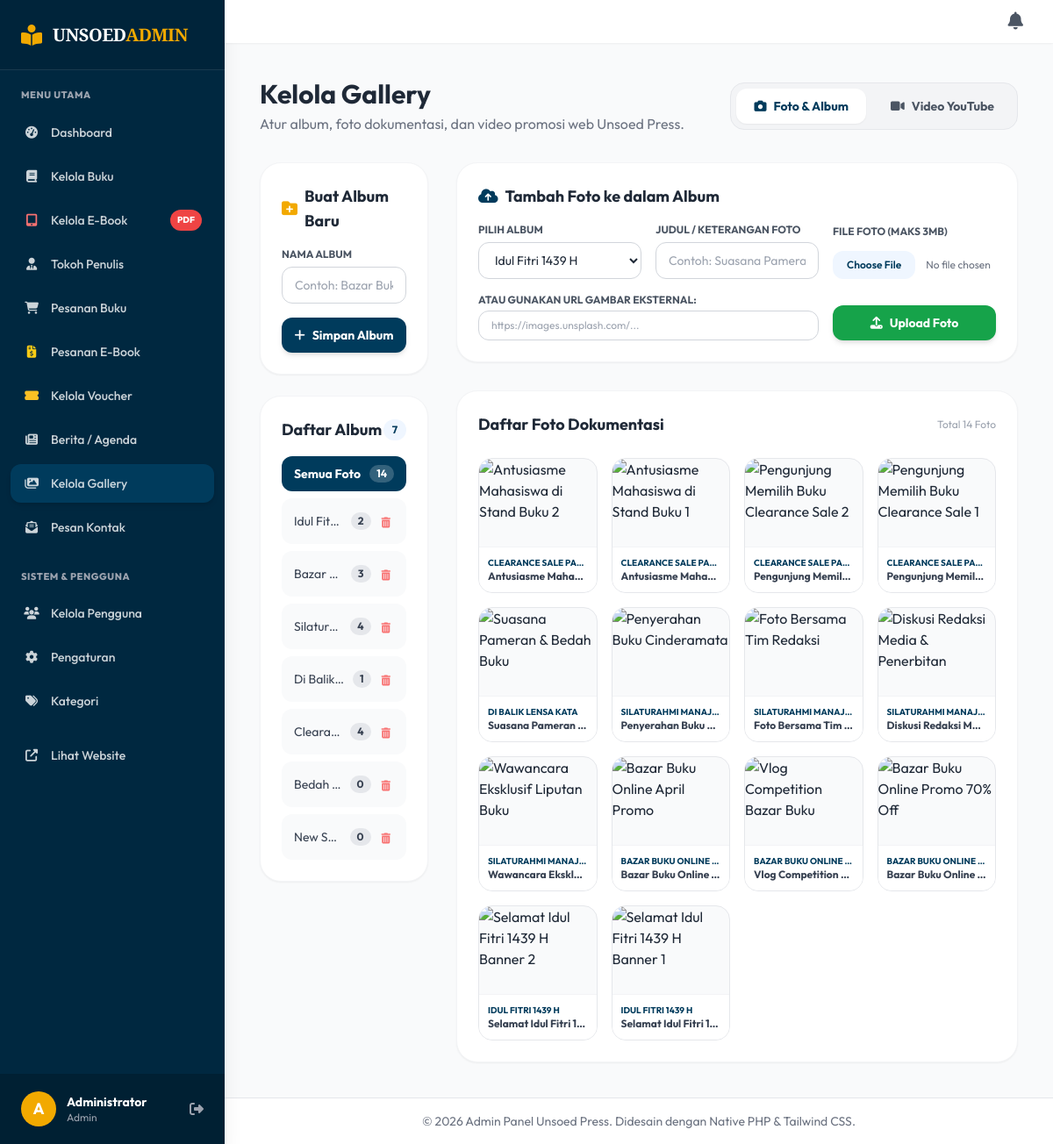
/admin/gallery (signed in), run on the app's committed database.
### tables this page shows
CREATE TABLE `gallery_albums` (
  `id` int NOT NULL AUTO_INCREMENT,
  `title` varchar(255) NOT NULL,
  `slug` varchar(255) NOT NULL,
  `created_at` datetime DEFAULT CURRENT_TIMESTAMP,
  PRIMARY KEY (`id`)
);

CREATE TABLE `gallery_photos` (
  `id` int NOT NULL AUTO_INCREMENT,
  `album_id` int NOT NULL,
  `title` varchar(255) NOT NULL,
  `image_url` text NOT NULL,
  `created_at` datetime DEFAULT CURRENT_TIMESTAMP,
  PRIMARY KEY (`id`),
  KEY `album_id` (`album_id`),
  CONSTRAINT `gallery_photos_ibfk_1` FOREIGN KEY (`album_id`) REFERENCES `gallery_albums` (`id`) ON DELETE CASCADE
);

### app/controllers/Admin.php (called while the page is built, shortened)
<?php
class Admin extends Controller {
    public function gallery($album_id = null)
    {
        $data['judul'] = 'Kelola Gallery Foto & Album - Unsoed Press';
        $data['albums'] = $this->model('GalleryModel')->getAllAlbumsWithCount();
        $data['current_album_id'] = $album_id;
        if ($album_id && is_numeric($album_id)) {
            $data['photos'] = $this->model('GalleryModel')->getPhotosByAlbum($album_id);
        } else {
            $data['photos'] = $this->model('GalleryModel')->getAllPhotos();
        }
        $this->view('admin/gallery/index', $data);
    }
}

### core/App.php (called while the page is built, shortened)
<?php
class App {
    protected $method = 'index';
    protected $params = [];
    public function __construct()
    {
        $url = $this->parseURL();
        if(isset($url[0])) {
            if(file_exists('../app/controllers/' . ucfirst($url[0]) . '.php')) {
                unset($url[0]);
            }
        }
        $this->controller = new $this->controller;
        if(isset($url[1])) {
            if(method_exists($this->controller, $url[1])) {
                $this->method = $url[1];
            }
        }
        call_user_func_array([$this->controller, $this->method], $this->params);
    }
    public function parseURL()
    {
        if(isset($_GET['url'])) {
            $url = rtrim($_GET['url'], '/');
            $url = explode('/', $url);
            return $url;
        }
    }
}

### public/index.php (called while the page is built, shortened)
<?php
function esc($string) {
    return htmlspecialchars($string ?? '', ENT_QUOTES, 'UTF-8');
}
require_once '../core/App.php';
require_once '../core/Controller.php';
require_once '../core/Database.php';
require_once '../config/database.php';
$app = new App();

### core/Database.php (called while the page is built, shortened)
<?php
class Database {
    private $host = DB_HOST;
    private $user = DB_USER;
    private $pass = DB_PASS;
    private $db_name = DB_NAME;
    private $dbh;
    private $stmt;
    public function __construct()
    {
        $dsn = 'mysql:host=' . $this->host . ';dbname=' . $this->db_name;
        $option = [
            PDO::ATTR_PERSISTENT => true,
            PDO::ATTR_ERRMODE => PDO::ERRMODE_EXCEPTION
        ];
        try {
            $this->dbh = new PDO($dsn, $this->user, $this->pass, $option);
        } catch(PDOException $e) {
            die($e->getMessage());
        }
    }
    public function query($query)
    {
        $this->stmt = $this->dbh->prepare($query);
    }
    public function bind($param, $value, $type = null)
    {
        if(is_null($type)) {
            switch(true) {
                case is_int($value):
                    $type = PDO::PARAM_INT;
                    break;
                default:
                    $type = PDO::PARAM_STR;
            }
        }
        $this->stmt->bindValue($param, $value, $type);
    }
    public function execute()
    {
        return $this->stmt->execute();
    }
    public function resultSet()
    {
        $this->execute();
        return $this->stmt->fetchAll(PDO::FETCH_ASSOC);
    }
}

### app/models/GalleryModel.php (called while the page is built, shortened)
<?php
class GalleryModel {
    private $db;
    public function __construct()
    {
        $this->db = new Database;
    }
    public function getAllAlbumsWithCount()
    {
        $this->db->query('
            SELECT a.*, COUNT(p.id) as photo_count
            FROM gallery_albums a
            LEFT JOIN gallery_photos p ON a.id = p.album_id
            GROUP BY a.id
            ORDER BY a.id ASC
        ');
        return $this->db->resultSet();
    }
    public function getAllPhotos()
    {
        $this->db->query('
            SELECT p.*, a.title as album_title
            FROM gallery_photos p
            JOIN gallery_albums a ON p.album_id = a.id
            ORDER BY p.id DESC
        ');
        return $this->db->resultSet();
    }
}

### app/views/admin/gallery/index.php (the view, shortened to what this page needs)
<div class="flex flex-col md:flex-row md:items-center justify-between gap-4 mb-8">
    <div>
        <h1 class="text-3xl font-bold text-gray-800">Kelola Gallery</h1>
        <p class="text-gray-500 mt-1">Atur album, foto dokumentasi, dan video promosi web Unsoed Press.</p>
    </div>
    <div class="flex items-center gap-2 bg-gray-100 p-1.5 rounded-2xl border border-gray-200 self-start md:self-auto">
        <a href="<?= BASEURL; ?>/admin/gallery" class="px-5 py-2.5 rounded-xl text-sm font-bold bg-white text-unsoed-blue shadow-sm flex items-center gap-2">
            <i class="fas fa-camera"></i> Foto & Album
        </a>
        <a href="<?= BASEURL; ?>/admin/gallery_videos" class="px-5 py-2.5 rounded-xl text-sm font-bold text-gray-600 hover:text-gray-900 transition flex items-center gap-2">
            <i class="fas fa-video"></i> Video YouTube
        </a>
    </div>
</div>
<div class="grid grid-cols-1 lg:grid-cols-4 gap-8">
    <div class="lg:col-span-1 space-y-6">
        <div class="bg-white rounded-3xl p-6 shadow-sm border border-gray-100">
            <h3 class="font-bold text-gray-800 text-lg mb-4 flex items-center gap-2">
                <i class="fas fa-folder-plus text-unsoed-yellow"></i> Buat Album Baru
            </h3>
            <form action="<?= BASEURL; ?>/admin/create_album" method="POST" class="space-y-4">
<?= csrf_field() ?><div>
                    <label class="block text-xs font-bold text-gray-600 uppercase mb-1.5">Nama Album</label>
                    <input type="text" name="title" required class="w-full px-3.5 py-2.5 border border-gray-300 rounded-xl text-sm focus:ring-2 focus:ring-unsoed-blue outline-none" placeholder="Contoh: Bazar Buku 2026">
                </div>
                <button type="submit" class="w-full py-2.5 bg-unsoed-blue text-white rounded-xl font-bold text-sm hover:bg-unsoed-darkblue transition shadow-md flex items-center justify-center gap-2">
                    <i class="fas fa-plus"></i> Simpan Album
                </button>
            </form>
        </div>
        <div class="bg-white rounded-3xl p-6 shadow-sm border border-gray-100">
            <h3 class="font-bold text-gray-800 text-lg mb-4 flex items-center justify-between">
                <span>Daftar Album</span>
                <span class="text-xs bg-blue-50 text-unsoed-blue font-bold px-2.5 py-1 rounded-full"><?= count($data['albums']) ?></span>
            </h3>
            <div class="space-y-2">
                <a href="<?= BASEURL; ?>/admin/gallery" class="flex items-center justify-between px-3.5 py-2.5 rounded-xl transition <?= empty($data['current_album_id']) ? 'bg-unsoed-blue text-white font-bold' : 'bg-gray-50 text-gray-700 hover:bg-gray-100' ?>">
                    <span class="truncate text-sm">Semua Foto</span>
                    <span class="text-xs font-bold px-2 py-0.5 rounded-full <?= empty($data['current_album_id']) ? 'bg-white/20 text-white' : 'bg-gray-200 text-gray-700' ?>"><?= count($data['photos'] ?? []) ?></span>
                </a>
                <?php foreach($data['albums'] as $album): ?>
                    <?php $isActive = ($data['current_album_id'] == $album['id']); ?>
                    <div class="flex items-center justify-between gap-2 px-3.5 py-2.5 rounded-xl transition <?= $isActive ? 'bg-unsoed-blue text-white font-bold' : 'bg-gray-50 text-gray-700 hover:bg-gray-100' ?>">
                        <a href="<?= BASEURL; ?>/admin/gallery/<?= esc($album['id']) ?>" class="flex-1 truncate text-sm">
                            <?= htmlspecialchars($album['title']) ?>
                        </a>
                        <span class="text-xs font-bold px-2 py-0.5 rounded-full <?= $isActive ? 'bg-white/20 text-white' : 'bg-gray-200 text-gray-700' ?>"><?= esc($album['photo_count']) ?></span>
                        <a href="<?= BASEURL; ?>/admin/delete_album/<?= esc($album['id']) ?>" onclick="return confirmAction(this.href, 'Hapus Album', 'Apakah Anda yakin menghapus album ini? Semua foto di dalamnya akan ikut terhapus.')" class="text-red-400 hover:text-red-600 transition p-1" title="Hapus Album">
                            <i class="fas fa-trash-alt text-xs"></i>
                        </a>
                    </div>
                <?php endforeach; ?>
            </div>
        </div>
    </div>
    <div class="lg:col-span-3 space-y-8">
        <div class="bg-white rounded-3xl p-6 shadow-sm border border-gray-100">
            <h3 class="font-bold text-gray-800 text-lg mb-4 flex items-center gap-2">
                <i class="fas fa-cloud-upload-alt text-unsoed-blue"></i> Tambah Foto ke dalam Album
            </h3>
            <form action="<?= BASEURL; ?>/admin/create_photo" method="POST" enctype="multipart/form-data" class="grid grid-cols-1 md:grid-cols-3 gap-4 items-end">
<?= csrf_field() ?><div>
                    <label class="block text-xs font-bold text-gray-600 uppercase mb-1.5">Pilih Album</label>
                    <select name="album_id" required class="w-full px-3.5 py-2.5 border border-gray-300 rounded-xl text-sm focus:ring-2 focus:ring-unsoed-blue outline-none bg-white">
                        <?php foreach($data['albums'] as $album): ?>
                            <option value="<?= esc($album['id']) ?>" <?= ($data['current_album_id'] == $album['id']) ? 'selected' : '' ?>><?= htmlspecialchars($album['title']) ?></option>
                        <?php endforeach; ?>
                    </select>
                </div>
                <div>
                    <label class="block text-xs font-bold text-gray-600 uppercase mb-1.5">Judul / Keterangan Foto</label>
                    <input type="text" name="title" required class="w-full px-3.5 py-2.5 border border-gray-300 rounded-xl text-sm focus:ring-2 focus:ring-unsoed-blue outline-none" placeholder="Contoh: Suasana Pameran Hari ke-1">
                </div>
                <div class="space-y-2">
                    <label class="block text-xs font-bold text-gray-600 uppercase mb-1.5">File Foto (Maks 3MB)</label>
                    <input type="file" name="photo" accept="image/*" class="w-full text-xs text-gray-500 file:mr-3 file:py-2 file:px-4 file:rounded-xl file:border-0 file:text-xs file:font-semibold file:bg-blue-50 file:text-unsoed-blue hover:file:bg-blue-100 transition">
                </div>
                <div class="md:col-span-2">
                    <label class="block text-xs font-bold text-gray-600 uppercase mb-1">Atau Gunakan URL Gambar Eksternal:</label>
                    <input type="url" name="image_url" class="w-full px-3.5 py-2 border border-gray-300 rounded-xl text-xs focus:ring-2 focus:ring-unsoed-blue outline-none" placeholder="https://images.unsplash.com/...">
                </div>
                <div>
                    <button type="submit" class="w-full py-2.5 bg-green-600 text-white rounded-xl font-bold text-sm hover:bg-green-700 transition shadow-md flex items-center justify-center gap-2">
                        <i class="fas fa-upload"></i> Upload Foto
                    </button>
                </div>
            </form>
        </div>
        <div class="bg-white rounded-3xl p-6 shadow-sm border border-gray-100">
            <h3 class="font-bold text-gray-800 text-lg mb-6 flex items-center justify-between">
                <span>Daftar Foto Dokumentasi</span>
                <span class="text-xs text-gray-400 font-normal">Total <?= count($data['photos']) ?> Foto</span>
            </h3>
            <?php if(empty($data['photos'])): ?>
                <div class="py-16 text-center text-gray-400">
                    <i class="fas fa-image text-4xl mb-3 block text-gray-300"></i>
                    Belum ada foto dalam album yang dipilih.
                </div>
            <?php else: ?>
                <div class="grid grid-cols-2 sm:grid-cols-3 md:grid-cols-4 gap-4">
                    <?php foreach($data['photos'] as $photo): ?>
                        <div class="bg-gray-50 rounded-2xl overflow-hidden border border-gray-200 group relative flex flex-col">
                            <div class="aspect-[4/3] w-full overflow-hidden relative">
                            </div>
                            <div class="p-2.5 bg-white border-t border-gray-100 flex-1 flex flex-col justify-between">
                                <span class="text-[10px] font-bold text-unsoed-blue uppercase block truncate"><?= htmlspecialchars($photo['album_title']) ?></span>
                                <h4 class="text-xs font-bold text-gray-700 truncate"><?= htmlspecialchars($photo['title']) ?></h4>
                            </div>
                        </div>
                    <?php endforeach; ?>
                </div>
            <?php endif; ?>
        </div>
    </div>
</div>

### data on the page
gallery_albums: title "Idul Fit…", photo_count "2"
gallery_albums: title "Bazar…", photo_count "3"
gallery_albums: title "Silatur…", photo_count "4"
gallery_albums: title "Di Balik…", photo_count "1"
gallery_albums: title "Cleara…", photo_count "4"
gallery_albums: title "Bedah…", photo_count "0"
gallery_albums: title "New S…", photo_count "0"
gallery_photos: album.title "CLEARANCE SALE PA…", title "Antusiasme Maha…"
gallery_photos: album.title "CLEARANCE SALE PA…", title "Antusiasme Maha…"
gallery_photos: album.title "CLEARANCE SALE PA…", title "Pengunjung Memili…"
gallery_photos: album.title "CLEARANCE SALE PA…", title "Pengunjung Memili…"
gallery_photos: album.title "DI BALIK LENSA KATA", title "Suasana Pameran…"
gallery_photos: album.title "SILATURAHMI MANAJ…", title "Penyerahan Buku…"
gallery_photos: album.title "SILATURAHMI MANAJ…", title "Foto Bersama Tim…"
gallery_photos: album.title "SILATURAHMI MANAJ…", title "Diskusi Redaksi Me…"
gallery_photos: album.title "SILATURAHMI MANAJ…", title "Wawancara Ekskl…"
gallery_photos: album.title "BAZAR BUKU ONLINE…", title "Bazar Buku Online…"
gallery_photos: album.title "BAZAR BUKU ONLINE…", title "Vlog Competition…"
gallery_photos: album.title "BAZAR BUKU ONLINE…", title "Bazar Buku Online…"
gallery_photos: album.title "IDUL FITRI 1439 H", title "Selamat Idul Fitri 1…"
gallery_photos: album.title "IDUL FITRI 1439 H", title "Selamat Idul Fitri 1…"

### other printed values
substr($_SESSION['user_name'] ?? 'A', 0, 1) "A"
$_SESSION['user_name'] "Administrator"
$_SESSION['user_role'] "Admin"
count($data['albums']) "7"
count($data['photos'] ?? []) "14"
count($data['photos']) "14"
form field album_id "Idul Fitri 1439 H"
